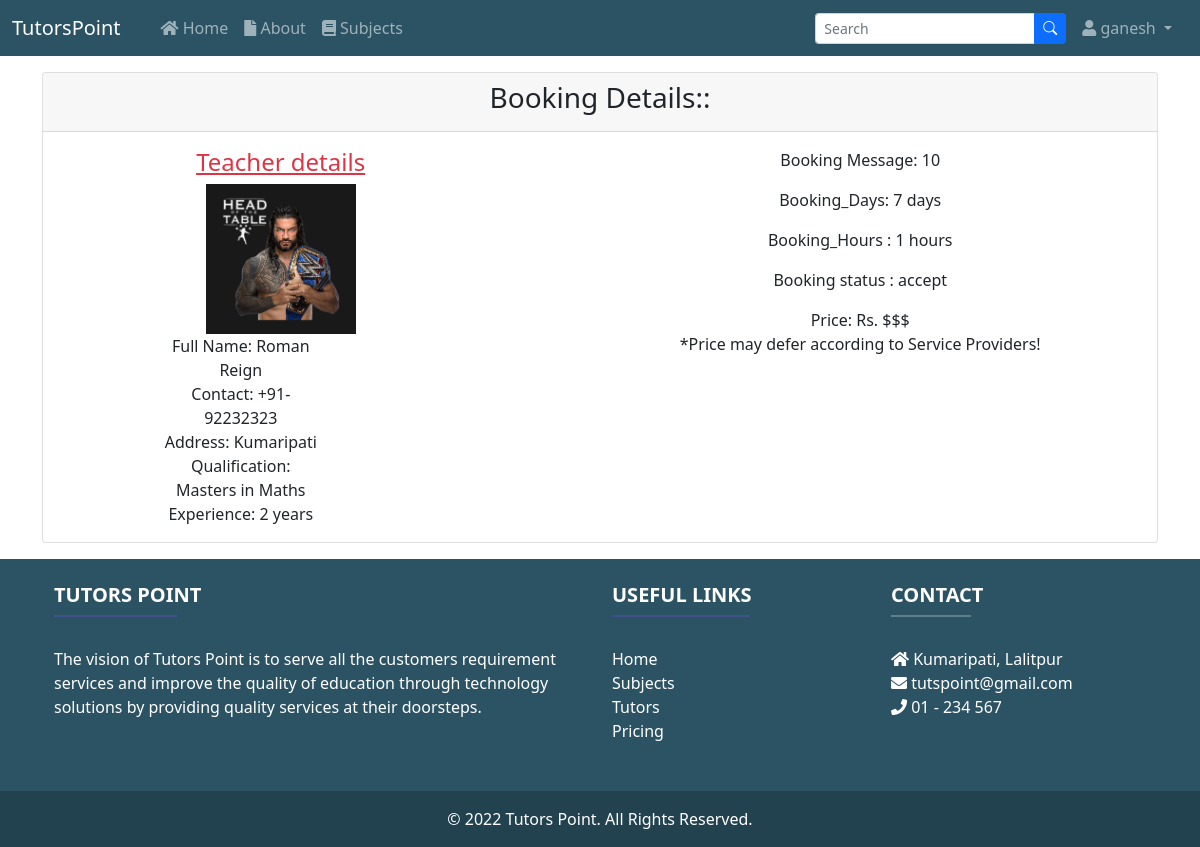
The app's page /booking_status/1 (signed in) with its own data.
### home/models.py (models this page shows, shortened)
class Booking(models.Model):
    status = models.ForeignKey(Status, on_delete=models.CASCADE, null=True)
    customer = models.ForeignKey(Customer, on_delete=models.CASCADE, null=True)
    user = models.ForeignKey(Tutor, on_delete=models.CASCADE, null=True)
    grade = models.CharField(max_length=50, null=True)
    book_hours = models.IntegerField(default="")
    book_days = models.IntegerField(default="")

class Tutor(models.Model):
    status = models.ForeignKey(Status, on_delete=models.CASCADE, null=True)
    user = models.ForeignKey(User, on_delete=models.CASCADE, null=True)
    phone = models.CharField(max_length=20, null=True)
    image = models.ImageField(upload_to='tutor/', null=True)
    cert = models.FileField(upload_to='tutor/', null=True, default='tutor/certificate.png')
    address = models.CharField(max_length=100, null=True)
    qualification = models.CharField(max_length=100, null=True)
    subject = models.ForeignKey(Subject, on_delete=models.CASCADE, null=True, blank=True)
    experience = models.IntegerField(default=0)
    date_joined = models.DateField(auto_now_add=True)

class Status(models.Model):
    status = models.CharField(max_length=20, null=True)

### home/views.py (the view)
# urls.py: path('booking_status/<int:pid>', views.bookingStatus, name= 'booking_status'),
@login_required(login_url='login')
def bookingStatus(request, pid):
    book = Booking.objects.get(id=pid)
    return render(request, 'booking_status.html', {'book': book})

### templates/booking_status.html (shortened to what this page needs)
{% extends 'base.html' %}
{% block content %}
<div class="container-fluid">
    {% if not request.user %}
    <div class="container my-3">
        <div class="card">
            <div class="card-header">
                <h3 class="text-center">Subject and Teacher to be booked:: </h3>
            </div>
            <div class="card-body row">
                <div class="col-md-4">
                    <h6 class="text-danger"><u> Subject details</u></h6>
                    <h2 class="card-title">{{book.user.subject.sub_name}}</h2>
                </div>
                <div class="col-md-1 m-3">
                    <h1> ==> </h1>
                </div>
                <div class="col-md-2">
                    <img src="{{book.customer.image.url}}" alt="Customer Image" width="150px" height="150px">
                </div>
                <div class="col-md-4 p-0 m-0">
                    <h6 class="text-danger"><u> Cutomers Provider details</u></h6>
                    <p class="m-0">Full Name: {{book.customer.user.first_name}} {{book.customer.user.last_name}}</p>
                    <p class="m-0">Contact: {{book.customer.phone}}</p>
                    <p class="m-0">Address: {{book.customer.address}}</p>
                </div>
            </div>
        </div>
    </div>
    {% else %}
    <div class="container my-3">
        <div class="card">
            <div class="card-header">
                <h3 class="text-center">Booking Details:: </h3>
            </div>
            <div class="card-body text-center">
                <div class="row offset-1">
                    <div class="col-md-6">
                        <div class="col-md-6">
                            <h4 class="text-danger"><u> Teacher details</u></h4>
                            <img src="{{book.user.image.url}}" alt="Tutor Image" width="150px" height="150px">
                        </div>
                        <div class="col-md-4 p-0 m-0">
                            <p class="m-0">Full Name: {{book.user.user.first_name}} {{book.user.user.last_name}}</p>
                            <p class="m-0">Contact: {{book.user.phone}}</p>
                            <p class="m-0">Address: {{book.user.address}}</p>
                            <p class="m-0">Qualification: {{book.user.qualification}}</p>
                            <p class="m-0">Experience: {{book.user.experience}} years</p>
                        </div>
                    </div>
                    <div class="col-md-5">
                        <div class="text-center">
                            <p>Booking Message: {{book.grade}}</p>
                            <p>Booking_Days: {{book.book_days}} days</p>
                            <p>Booking_Hours : {{book.book_hours}} hours</p>
                            <p>Booking status : {{book.status.status}}</p>
                            <p class="m-0">Price: Rs. $$$ </p>
                            <p class="m-0 text-grey">*Price may defer according to Service Providers!</p>
                        </div>
                    </div>
                </div>
            </div>
        </div>
    </div>
    {% endif %}
</div>
{% endblock %}

### templates/base.html (shortened to what this page needs)
<!doctype html>
<html lang="en">
{% load static %}
<head>
    <link rel="stylesheet" href="https://pro.fontawesome.com/releases/v5.10.0/css/all.css"
 />
    <link href="https://cdn.jsdelivr.net/npm/bootstrap@5.1.3/dist/css/bootstrap.min.css" rel="stylesheet"
>
    <link rel="stylesheet" href="https://cdnjs.cloudflare.com/ajax/libs/OwlCarousel2/2.3.4/assets/owl.carousel.min.css"
 />
    <link rel="stylesheet"
        href="https://cdnjs.cloudflare.com/ajax/libs/OwlCarousel2/2.3.4/assets/owl.theme.default.min.css"
 />
    <link rel="stylesheet" href="https://cdn.jsdelivr.net/npm/bootstrap-icons@1.7.2/font/bootstrap-icons.css">
    <link rel="stylesheet" href="{% static '/css/style.css' %}">
</head>
<body>
    <nav class="navbar navbar-expand-lg navbar-dark navbar-fixed-top" >
        <div class="container-fluid">
            <a class="navbar-brand" href="{% url 'home' %}">TutorsPoint</a>
            <div class="collapse navbar-collapse" id="navbarSupportedContent">
                <ul class="navbar-nav me-auto mb-2 mb-lg-0 px-3">
                    <li class="nav-item">
                        <a class="nav-link {% block hactive %} {% endblock %}" aria-current="page" href="{% url 'home' %}">
                            <i class="fas fa-home"></i> Home</a>
                    </li>
                    <li class="nav-item">
                        <a class="nav-link {% block aactive %} {% endblock %}" href="{% url 'about' %}">
                            <i class="fas fa-file"></i> About</a>
                    </li>
                    <li class="nav-item">
                        <a class="nav-link {% block sactive %} {% endblock %}" href="{% url 'subjects' %}">
                            <i class="fas fa-book"></i> Subjects</a>
                    </li>
                </ul>
                <form class="d-flex" action="/search" method="get">
                    <div class="input-group input-group-sm">
                        <input type="text" class="form-control" placeholder="Search" aria-label="Search" name="search"
                            id="search" aria-describedby="button-addon2" required>
                        <button class="btn btn-sm btn-primary" type="submit" id="button-addon2">
                            <i class="bi bi-search"></i>
                        </button>
                    </div>
                </form>
                <ul class="navbar-nav ml-auto px-2">
                    {% if user.is_authenticated %}
                    <li class="nav-item dropdown">
                        <a class="nav-link dropdown-toggle text-decoration-none" href="#" id="navbarDropdown"
                            role="button" data-bs-toggle="dropdown" aria-expanded="false">
                            <i class="fa fa-user"></i> {{request.user}}
                        </a>
                    </li>
                    {% endif %}
            </div>
        </div>
    </nav>
    {% block content %}{% endblock content %}
    <footer class="text-white">
        <div class="container p-4">
            <div class="row">
                <div class="col-lg-6 col-md-12 mb-4">
                    <h5 class="text-uppercase fw-bold">Tutors Point</h5>
                    <hr class="mb-4 mt-0 d-inline-block mx-auto"
                        style="width: 123px; background-color: #7c4dff; height: 2px" />
                    <p>
                        The vision of Tutors Point is to serve all the customers requirement services and improve the
                        quality of
                        education through technology solutions by providing quality services at their
                        doorsteps.
                    </p>
                </div>
                <div class="col-lg-3 col-md-6 mb-4">
                    <h5 class="text-uppercase fw-bold">Useful links</h5>
                    <hr class="mb-4 mt-0 d-inline-block mx-auto"
                        style="width: 138px; background-color: #7c4dff; height: 2px" />
                    <p class="m-0">
                        <a href="{% url 'home' %}" class="text-white text-decoration-none">Home</a>
                    </p>
                    <p class="m-0">
                        <a href="{% url 'subjects' %}" class="text-white text-decoration-none">Subjects</a>
                    </p>
                    <p class="m-0">
                        <a href="#" class="text-white text-decoration-none">Tutors</a>
                    </p>
                    <p class="m-0">
                        <a href="#" class="text-white text-decoration-none">Pricing</a>
                    </p>
                </div>
                <div class="col-lg-3 col-md-6 mb-4">
                    <h5 class="text-uppercase fw-bold">Contact</h5>
                    <hr class="mb-4 mt-0 d-inline-block mx-auto"
                        style="width: 80px; background-color: #fff; height: 2px" />
                    <p class="m-0"><i class="fa fa-home mr-3"></i> Kumaripati, Lalitpur</p>
                    <p class="m-0"><i class="fa fa-envelope mr-3"></i> tutspoint@gmail.com</p>
                    <p class="m-0"><i class="fa fa-phone mr-3"></i> 01 - 234 567</p>
                </div>
            </div>
        </div>
        <div class="text-center p-3" style="background-color: rgba(0, 0, 0, 0.2)">
            © 2022 Tutors Point. All Rights Reserved.
        </div>
    </footer>
</body>
</html>

### static/css/style.css (style rules this page uses)
:root { --font1: "Montserrat"; --font2: "Roboto Slab"; --color1: #2C5364; }
* { margin: 0; padding: 0; box-sizing: border-box; }
html { scroll-behavior: smooth; }
body { line-height: 1.5; }
.navbar, footer { background-color: var(--color1); }

### records on screen
Booking: user.image (picture), user.user.first_name "Roman", user.user.last_name "Reign", user.phone "+91-92232323", user.address "Kumaripati", user.qualification "Masters in Maths", user.experience "2", grade "10", book_days "7", book_hours "1", status.status "accept"

### other values on screen
{{ request.user }} "ganesh"
